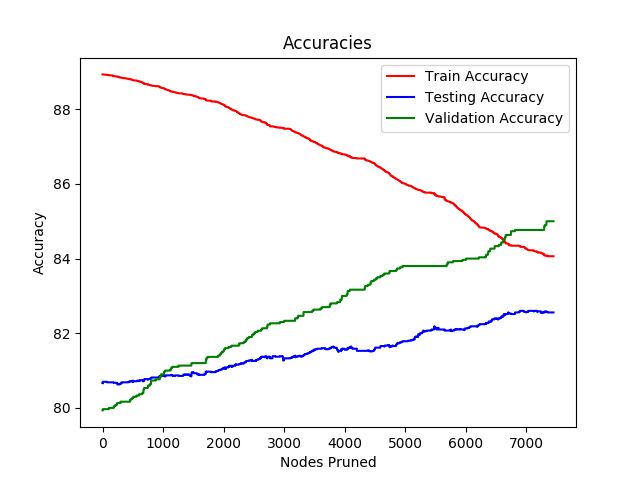

Recreate this plot in Python.
'''
Total Nodes 454
Validation accuracy 79.93333333333334 -> 85.0
'''

from read_data1 import *
from helper import *
import math, time, copy, sys
import matplotlib.pyplot as plt
from operator import itemgetter

sys.setrecursionlimit(10000)
data_attributes = ["Age", "Work Class", "Fnlwgt", "Education", "Education Number", "Marital Status", "Occupation", "Relationship", "Race", "Sex", "Capital Gain", "Capital Loss", "Hour per Week", "Native Country"]
num_nodes = 0
max_ht = 0
train_acc = []
valid_acc = []
test_acc = []
last_list = []      #list of leaf nodes of the tree

''' child_inds : Dictionary of all children nodes and value is correspoding indices to those children '''
''' child_nodes : Dictionary of all children nodes and value is correspoding Tree_Node objectsa of those children '''
''' split_feature : feature that gives the maximum IG value for that node '''
class Tree_Node:
    def __init__(self, child_d, is_child, split_feature, height, indices, p, inds_attr, parent):
        if (child_d == {}) :
            self.num_child = 0
        else:
            self.num_child = len(child_d.keys())
        self.child_inds = child_d
        self.child_nodes = {}
        self.is_child = is_child
        self.split_feature = split_feature
        self.height = height
        self.indices = indices
        self.predicted = p      #what value 0/1 is being predicted at this node
        self.ununsed_attr = inds_attr
        self.parent = parent
        self.visited = 0        #node visited while pruning or not    

def grow_tree( target_node ):
    global num_nodes, max_ht, last_list
    ig, feature_index, child_node_d = highest_ig(target_node.indices, target_node.ununsed_attr)
    if (ig == 0):
        target_node.is_child = 1
        last_list.append((target_node, target_node.height))
        return
    
    else:
        cheight = target_node.height + 1
        for key, value in target_node.child_inds.items():            
            inds_attr = copy.deepcopy(target_node.ununsed_attr)
            cnode = make_node(value, cheight, inds_attr, target_node)
            target_node.child_nodes[key] = cnode
            grow_tree ( target_node.child_nodes[key] )
        return
def make_node(indices, height, inds_attr, myparent):
    global num_nodes, max_ht
    global tree_root
    num_nodes += 1
    ig, feature_index, child_node_d = highest_ig(indices, inds_attr)
    acc = get_accuracy(indices)
    my_root = Tree_Node (child_node_d , 0, feature_index, height, indices, acc[0], inds_attr, myparent)    
    #if feature_index != None:
    #    my_root.ununsed_attr[feature_index] = 0
    
    if height > max_ht:
        max_ht = height
    
    #if num_nodes > 1:
        #print (num_nodes)
    #    train_acc.append(all_data (tree_root, test_data, test_labels))
    return my_root

def one_data (target_node, data, label):
    if target_node.is_child == 1:
        if label == target_node.predicted:
            return 1
        else:
            return 0
    else:
        val = target_node.split_feature
        my_val = data[val]
        if my_val in target_node.child_nodes:
            return one_data (target_node.child_nodes[my_val], data, label)
        else:
            if target_node.predicted == label:
                return 1
            else:
                return 0

def all_data (target_node, data, label):
    acc = 0
    for d, l in zip(data, label):
        acc += one_data (target_node, d, l)
    return (100 * float(acc) / len(label))

def lets_prune (prunelist, prev_acc):
    global num_nodes, train_acc, valid_acc, test_acc
    ''' High_ht will contain the node the the longest height '''
    high_ht = max(prunelist, key=itemgetter(1))[0]
    #print (len(prunelist), max(prunelist, key=itemgetter(1))[1])
    target_node = high_ht.parent
    
    val = None
    ''' search for the target_node in the list of child nodes '''
    for i, j in target_node.child_nodes.items():
        if j.indices == high_ht.indices:
            val = i
            break
    high_ht = target_node.child_nodes[val]
    del target_node.child_nodes[val]
    new_acc = all_data (tree_root, valid_data, valid_labels)
    
    if new_acc >= prev_acc:
        
        print (new_acc, len(prunelist), max(prunelist, key=itemgetter(1))[1])
        del target_node.child_inds[val]
        valid_acc.append(new_acc)
        train_acc.append(all_data (tree_root, train_data, train_labels))
        test_acc.append(all_data (tree_root, test_data, test_labels))
        target_node.num_child -= 1
        num_nodes -= 1
        if len(target_node.child_nodes) == 0:
            target_node.is_child = 1
            print ("reaching")
            prunelist.append((target_node, target_node.height))
        
        prunelist.remove((high_ht, high_ht.height))
        if len(prunelist) > 0:
            print ("here", len(prunelist))
            return lets_prune (prunelist, new_acc)
    else:
        target_node.child_nodes[val] = high_ht  #restoring back the node
        prunelist.remove((high_ht, high_ht.height))
        #print ("Not", len(prunelist), max(prunelist, key=itemgetter(1))[1])
        if len(prunelist) > 0:
            return lets_prune (prunelist, prev_acc)

if __name__ == "__main__":
    indices = []
    for i in range(len(train_labels)):
        indices.append(i)

    inds_attr = []
    for i in range(14):
        inds_attr.append(1)

    tree_root = make_node (indices, 0, inds_attr, None)
    '''
    #To print the child attributes of the root
    for i, j in tree_root.child_inds.items():
        ig, feature_index, child_node_d = highest_ig(j, tree_root.ununsed_attr)
        print (data_attributes[feature_index])
    '''
    grow_tree (tree_root)
    #print ("Training accuracy", one_data (tree_root, train_data[0], train_labels[0]))
       
    print ("Total Nodes", num_nodes, max_ht ,'\n\n')
    print ("Num children", len(last_list))
    val_acc = all_data (tree_root, valid_data, valid_labels)
    print ("Previous accuracy: ", val_acc)
    prunelist = copy.copy(last_list)
    lets_prune (prunelist, val_acc)
    print ("Total Nodes", num_nodes, max_ht ,'\n\n')
    
    #print ("Training accuracy", all_data (tree_root, train_data, train_labels))
    print ("Validation accuracy", val_acc ,all_data (tree_root, valid_data, valid_labels))
    #print ("Testing accuracy", all_data (tree_root, test_data, test_labels))
    #print (len(train_acc))
    plt.title("Accuracies")
    plt.xlabel("Nodes Pruned")
    plt.ylabel("Accuracy")
    plt.plot(train_acc, color="red", label="Train Accuracy")
    plt.plot(test_acc, color="blue", label="Testing Accuracy")
    plt.plot(valid_acc, color="green", label="Validation Accuracy")
    plt.legend()
    plt.show()
